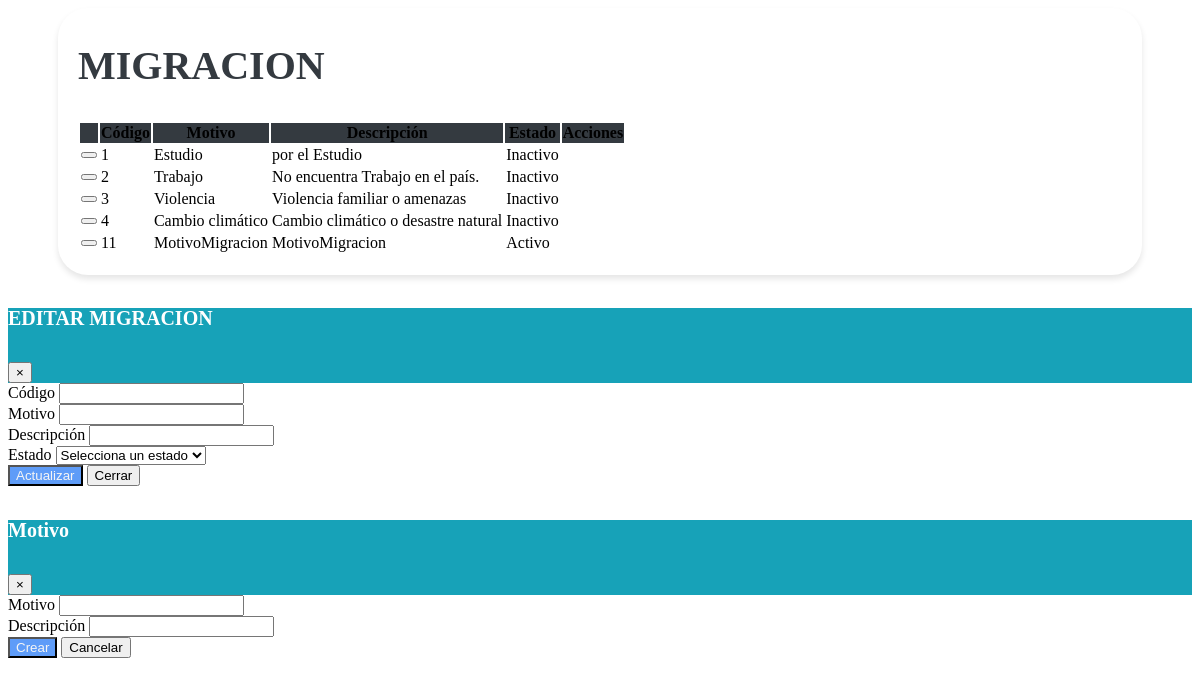
The page /vistas/Mantenimiento_Migracion.php on the database as committed earlier.
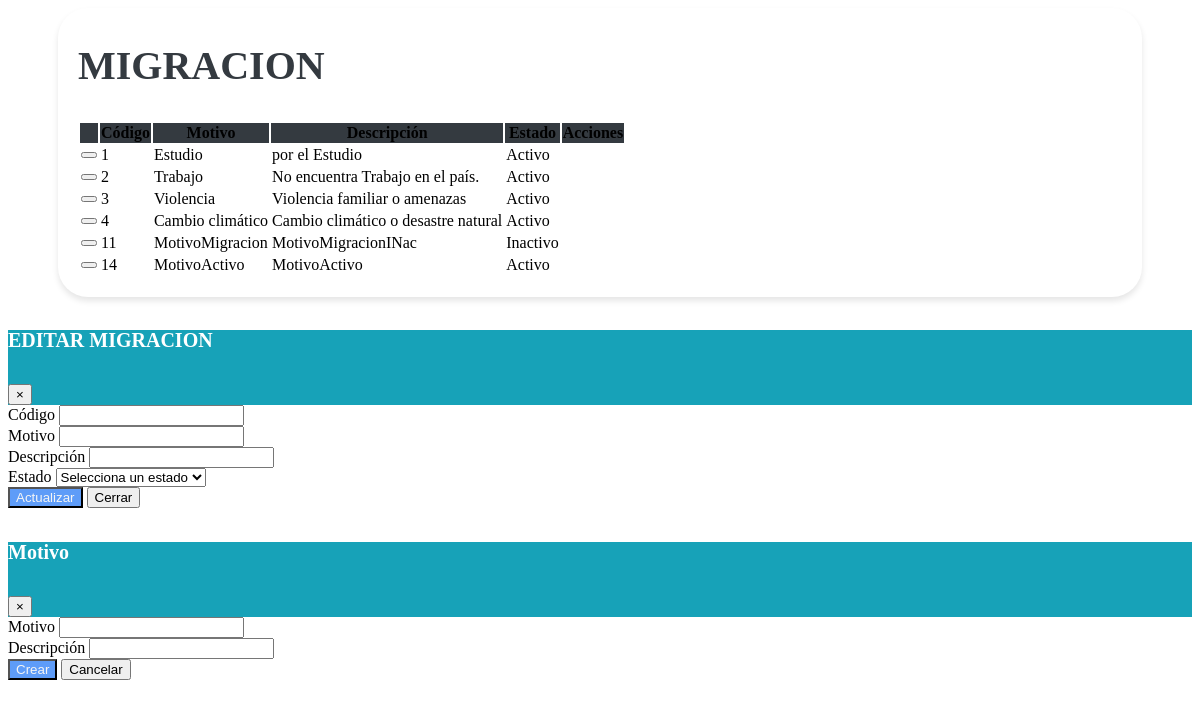
The same page on the database as committed later.
### tables this page shows
CREATE TABLE `tbl_motivos_migracion` (
  `Id_motivo` bigint(20) NOT NULL,
  `Motivo` varchar(255) DEFAULT NULL,
  `Descripcion` text DEFAULT NULL,
  `Creado_por` varchar(255) DEFAULT NULL,
  `Fecha_creacion` timestamp NOT NULL DEFAULT current_timestamp(),
  `Modificado_por` varchar(255) DEFAULT NULL,
  `Fecha_Actualizacion` timestamp NOT NULL DEFAULT current_timestamp() ON UPDATE current_timestamp(),
  `Estado` enum('A','I') NOT NULL DEFAULT 'A'
);

### vistas/Mantenimiento_Migracion.php (the view, shortened to what the changed rows need)
<link href="https://cdn.jsdelivr.net/npm/bootstrap-icons@1.10.0/font/bootstrap-icons.css" rel="stylesheet">
<link rel="stylesheet" href="assets/css/estilos.css">
    <link rel="stylesheet" href="https://cdn.datatables.net/1.10.20/css/dataTables.bootstrap4.min.css">
<div class="containertable">
    <div class="d-flex justify-content-between align-items-end mb-4">
        <div>
            <h1 class="poppins-font mb-2">MIGRACION</h1>
            <br>
        </div>
    </div>
    <div class="table-responsive">
    <table id="tablax" class="table table-hover">
            <thead class="table-dark text-center" style="background-color: #343A40;">
                <tr>
                    <th scope="col"></th>
                    <th scope="col">Código</th>
                    <th scope="col">Motivo</th>
                    <th scope="col">Descripción</th>
                    <th scope="col">Estado</th>
                    <th scope="col">Acciones</th>
                </tr>
            </thead>
            <tbody class="text-center">
                <?php
                include "../php/conexion_be.php";
                $sql = $conexion->query("SELECT * FROM tbl_motivos_migracion");
                while ($datos = $sql->fetch_object()) { ?>
                    <tr>
                    <td><button class="btn btn-primary"onclick="toggleColumns(this)"><i class="fas fa-eye" style="color:white"></i></button></td>
                        <td><?= $datos->Id_motivo ?></td>
                        <td><?= $datos->Motivo ?></td>
                        <td><?= $datos->Descripcion ?></td>
                        <td><?php
                            if ($datos->Estado == "A") {
                                echo '<span class="badge bg-success">Activo</span>';
                            } else {
                                echo '<span class="badge bg-danger">Inactivo</span>';
                            }
                            ?></td>
                        <td>
                        </td>
                    </tr>
                <?php }
                ?>
            </tbody>
        </table>
    </div>
</div>

Rows that differ between the two databases and show on the page:
changed tbl_motivos_migracion "Estudio": Estado "Inactivo" → "Activo"
changed tbl_motivos_migracion "Trabajo": Estado "Inactivo" → "Activo"
changed tbl_motivos_migracion "Violencia": Estado "Inactivo" → "Activo"
changed tbl_motivos_migracion "Cambio climático": Estado "Inactivo" → "Activo"
changed tbl_motivos_migracion "MotivoMigracion": Descripcion "MotivoMigracion" → "MotivoMigracionINac"; Estado "Activo" → "Inactivo"
added tbl_motivos_migracion: Id_motivo "14", Motivo "MotivoActivo", Descripcion "MotivoActivo", Estado "Activo"
